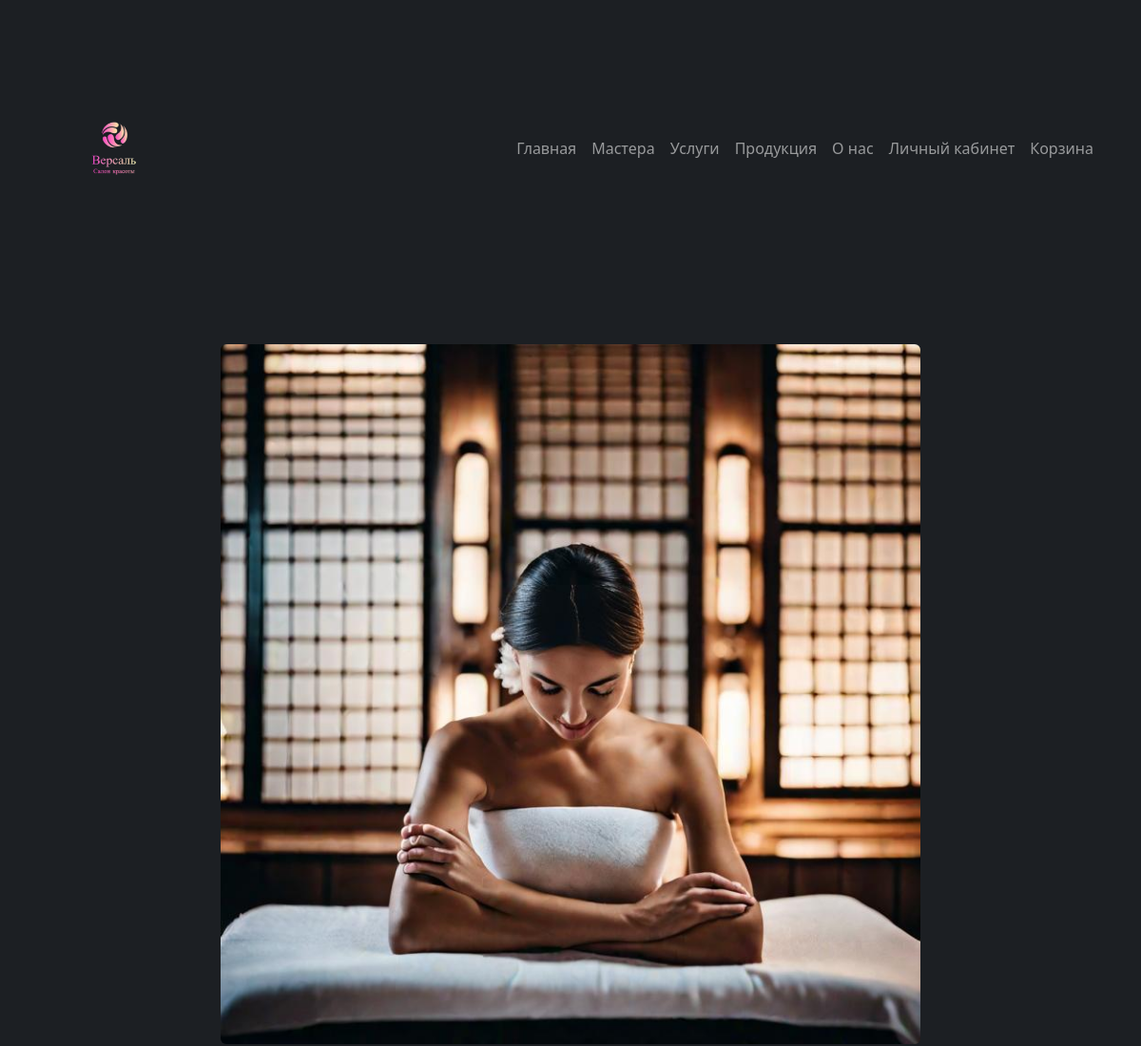
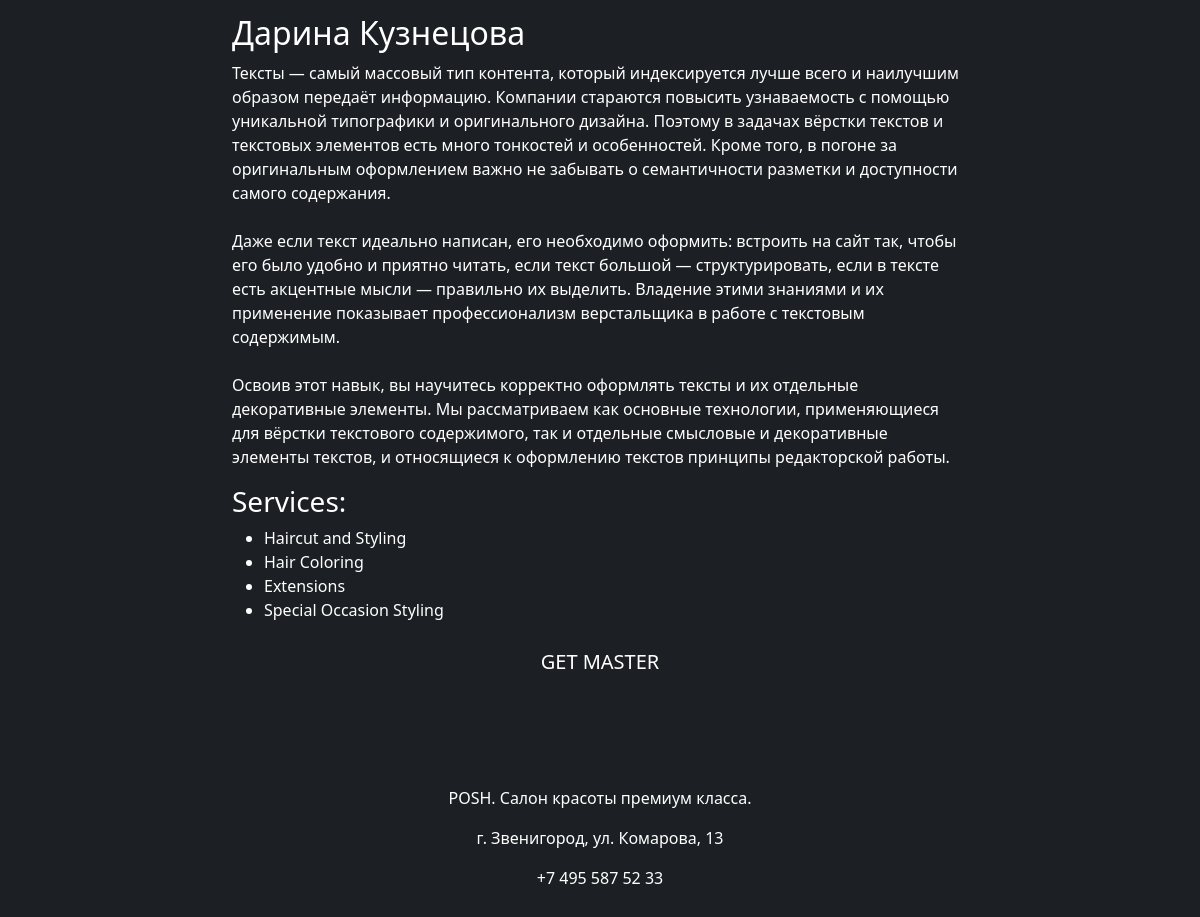
The app's page /masters/darina-kuznetsova/ with its own data (2 pictures, top to bottom).
### masters/models.py (models this page shows, shortened)
class Masters(models.Model):
    user: Users = models.OneToOneField(Users, on_delete=models.CASCADE, verbose_name='Пользователь')
    position = models.ForeignKey(Position,  on_delete=models.PROTECT, verbose_name='Должность')
    short_description = models.CharField(verbose_name='Краткая информация', max_length=200)
    full_description = models.TextField(verbose_name='Полная информация')
    photo = models.ImageField(verbose_name='Фотография', upload_to='images/')
    admission_date = models.DateField(verbose_name='Дата приема', auto_now_add=True)
    salary = models.DecimalField(verbose_name='Зарплата', max_digits=8, decimal_places=2)
    weekend = models.ManyToManyField(Weekday, verbose_name='Выходные', limit_choices_to=2)
    slug = models.SlugField(verbose_name='URL', max_length=50, unique=True, db_index=True, blank=True)
    class Meta:
        verbose_name = 'Мастер'
        verbose_name_plural = 'Мастера'

class Users(AbstractUser):
    username = None
    email = models.EmailField(verbose_name='Почта', max_length=50, unique=True, db_index=True)
    phone_number = models.CharField(verbose_name='Номер телефона', max_length=20, unique=True)
    is_customer = models.BooleanField(verbose_name='Клиент', default=True, help_text='Уберите отметку, '
                                                                        'если пользователь является сотрудником салона')
    USERNAME_FIELD = 'email'
    REQUIRED_FIELDS = []
    objects = UserManager()
    class Meta:
        verbose_name = 'Пользователь'
        verbose_name_plural = 'Пользователи'

### masters/views.py (the view)
# urls.py: path('<slug:master_slug>/', views.master_info, name='master_info')
def master_info(request, master_slug):
    master = get_object_or_404(Masters, slug=master_slug)
    return render(request, 'masters/master_info.html', {'master': master})

### masters/templates/masters/master_info.html (shortened to what this page needs)
{% extends 'main/main_layout.html' %}
{% load static %}
{% block css_link %}
    <link rel="stylesheet" href="{% static 'masters/css/master_info.css' %}">
{% endblock %}
{% block content %}
    <div class="container">
      <div class="row justify-content-center master-details">
        <div class="col-md-8">
          <img src="{{ master.photo.url }}" alt="Master Photo" class="img-fluid rounded master-photo">
          <h2 class="mt-3 text-white">{{ master.user.first_name }} {{ master.user.last_name }}</h2>
          <p class="text-white">{{ master.full_description|linebreaksbr }}</p>
          <h3 class="text-white">Services:</h3>
          <ul class="text-white">
            <li>Haircut and Styling</li>
            <li>Hair Coloring</li>
            <li>Extensions</li>
            <li>Special Occasion Styling</li>
          </ul>
        </div>
      </div>
        <div class="row">
            <div class="col-12">
                <a href="{%url 'booking' %}" class="btn btn-lg text-uppercase centered">Get master</a>
            </div>
        </div>
    </div>
{% endblock %}

### main/static/main/css/main_style.css (style rules this page uses)
body { background-color: #1c1f23; }
.centered { display: block; max-width: 200px; margin: 0 auto; padding: 8px 30px; color: white; }

### masters/static/masters/css/master_info.css (style rules this page uses)
.master-details { margin-top: 50px; }
.master-photo { max-width: 100%; height: auto; }

### records on screen
Masters: photo (picture), user.first_name "Дарина", user.last_name "Кузнецова", full_description "Тексты — самый массовый тип контента, который индексируется лучше всего и наилучшим образом передаёт информацию. Компании стараются повысить узнаваемость с помощью уникальной типографики и оригинального дизайна. Поэтому в задачах вёрстки текстов и текстовых элементов есть много тонкостей и особенностей. Кроме того, в погоне за оригинальным оформлением важно не забывать о семантичности разметки и доступности самого содержания. Даже если текст идеально написан, его необходимо оформить: встроить на сайт так, чтобы его было удобно и приятно читать, если текст большой — структурировать, если в тексте есть акцентные мысли — правильно их выделить. Владение этими знаниями и их применение показывает…"
